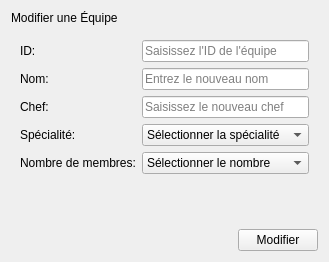
                          <widget class="QWidget" name="pagemodif">
                            <layout class="QVBoxLayout" name="modifLayout">
                              <item>
                                <widget class="QLabel" name="modifTitle">
                                  <property name="text">
                                    <string>Modifier une Équipe</string>
                                  </property>
                                </widget>
                              </item>
                              <item>
                                <widget class="QFrame" name="modifFormFrame" native="true">
                                  <layout class="QFormLayout" name="modifFormLayout">
                                    <item row="0" column="0">
                                      <widget class="QLabel" name="label_modif_id">
                                        <property name="text">
                                          <string>ID:</string>
                                        </property>
                                      </widget>
                                    </item>
                                    <item row="0" column="1">
                                      <widget class="QLineEdit" name="lineEdit_modif_id">
                                        <property name="placeholderText">
                                          <string>Saisissez l'ID de l'équipe</string>
                                        </property>
                                      </widget>
                                    </item>
                                    <item row="1" column="0">
                                      <widget class="QLabel" name="label_35">
                                        <property name="text">
                                          <string>Nom:</string>
                                        </property>
                                      </widget>
                                    </item>
                                    <item row="1" column="1">
                                      <widget class="QLineEdit" name="lineEditNomEquipeModif">
                                        <property name="placeholderText">
                                          <string>Entrez le nouveau nom</string>
                                        </property>
                                      </widget>
                                    </item>
                                    <item row="2" column="0">
                                      <widget class="QLabel" name="label_36">
                                        <property name="text">
                                          <string>Chef:</string>
                                        </property>
                                      </widget>
                                    </item>
                                    <item row="2" column="1">
                                      <widget class="QLineEdit" name="lineEditChefEquipeModif">
                                        <property name="placeholderText">
                                          <string>Saisissez le nouveau chef</string>
                                        </property>
                                      </widget>
                                    </item>
                                    <item row="3" column="0">
                                      <widget class="QLabel" name="label_37">
                                        <property name="text">
                                          <string>Spécialité:</string>
                                        </property>
                                      </widget>
                                    </item>
                                    <item row="3" column="1">
                                      <widget class="QComboBox" name="comboBoxSpecialiteEquipeModif">
                                        <item>
                                          <property name="text">
                                            <string>Sélectionner la spécialité</string>
                                          </property>
                                        </item>
                                        <item>
                                          <property name="text">
                                            <string>Maintenance</string>
                                          </property>
                                        </item>
                                        <item>
                                          <property name="text">
                                            <string>Production</string>
                                          </property>
                                        </item>
                                        <item>
                                          <property name="text">
                                            <string>Back-office</string>
                                          </property>
                                        </item>
                                        <item>
                                          <property name="text">
                                            <string>Mécanique</string>
                                          </property>
                                        </item>
                                      </widget>
                                    </item>
                                    <item row="4" column="0">
                                      <widget class="QLabel" name="label_38">
                                        <property name="text">
                                          <string>Nombre de membres:</string>
                                        </property>
                                      </widget>
                                    </item>
                                    <item row="4" column="1">
                                      <widget class="QComboBox" name="comboBoxNbMembresEquipeModif">
                                        <item>
                                          <property name="text">
                                            <string>Sélectionner le nombre</string>
                                          </property>
                                        </item>
                                        <item>
                                          <property name="text">
                                            <string>1</string>
                                          </property>
                                        </item>
                                        <item>
                                          <property name="text">
                                            <string>2</string>
                                          </property>
                                        </item>
                                        <item>
                                          <property name="text">
                                            <string>3</string>
                                          </property>
                                        </item>
                                        <item>
                                          <property name="text">
                                            <string>4</string>
                                          </property>
                                        </item>
                                        <item>
                                          <property name="text">
                                            <string>5</string>
                                          </property>
                                        </item>
                                        <item>
                                          <property name="text">
                                            <string>6</string>
                                          </property>
                                        </item>
                                        <item>
                                          <property name="text">
                                            <string>7</string>
                                          </property>
                                        </item>
                                        <item>
                                          <property name="text">
                                            <string>8</string>
                                          </property>
                                        </item>
                                        <item>
                                          <property name="text">
                                            <string>9</string>
                                          </property>
                                        </item>
                                        <item>
                                          <property name="text">
                                            <string>10</string>
                                          </property>
                                        </item>
                                      </widget>
                                    </item>
                                  </layout>
                                </widget>
                              </item>
                              <item>
                                <spacer name="modifSpacer">
                                  <property name="orientation">
                                    <enum>Qt::Vertical</enum>
                                  </property>
                                  <property name="sizeHint" stdset="0">
                                    <size>
                                      <width>20</width>
                                      <height>40</height>
                                    </size>
                                  </property>
                                </spacer>
                              </item>
                              <item>
                                <layout class="QHBoxLayout" name="modifActionLayout">
                                  <item>
                                    <spacer name="modifActionSpacer">
                                      <property name="orientation">
                                        <enum>Qt::Horizontal</enum>
                                      </property>
                                      <property name="sizeHint" stdset="0">
                                        <size>
                                          <width>40</width>
                                          <height>20</height>
                                        </size>
                                      </property>
                                    </spacer>
                                  </item>
                                  <item>
                                    <widget class="QPushButton" name="btnModifierEquipe">
                                      <property name="minimumWidth">
                                        <number>200</number>
                                      </property>
                                      <property name="text">
                                        <string>Modifier</string>
                                      </property>
                                    </widget>
                                  </item>
                                </layout>
                              </item>
                            </layout>
                          </widget>
